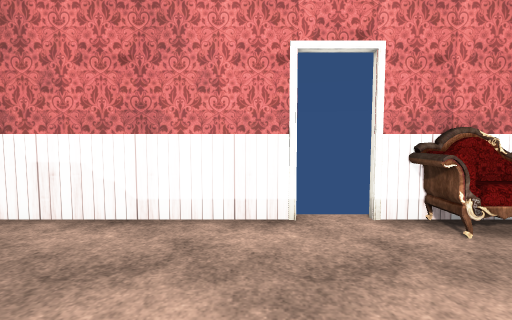
View 1 (above)

12 first-person views from a walk through a 3-D level made in the Unity game engine. The camera is 1.3 m above the floor, tilts 4° down and sees 85° across. The floor is counted in squares, 1 m on a side. Each view is taken from the middle of a square. On the plan, view 1 faces up. The plan holds only what a view shows up to about 13 squares ahead; the rest is blank. The player character is not drawn. Some animated figures are not drawn. Door leaves are left out, so doorways stand open. Some surface patterns are stand-ins.

View 2
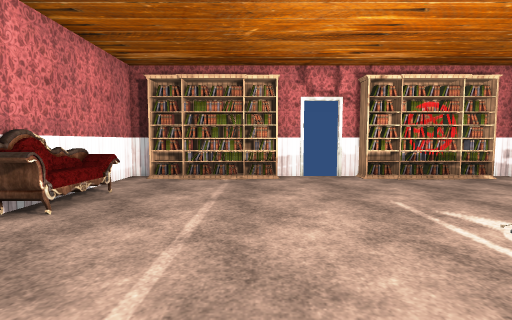

View 3
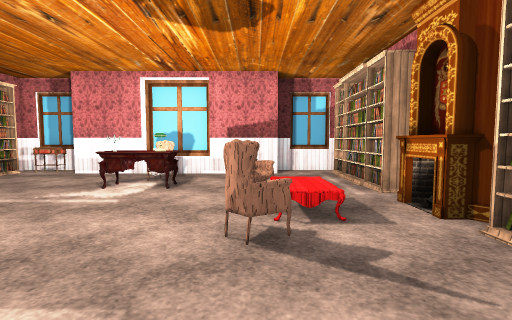

View 4
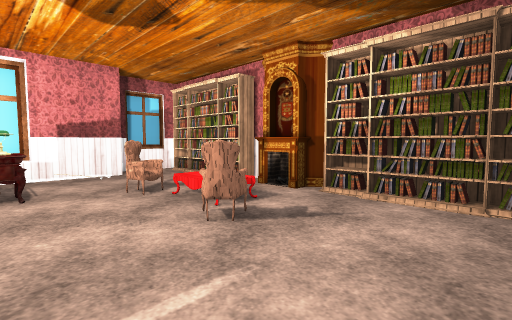

View 5
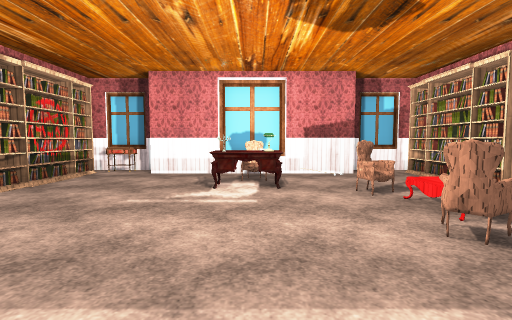

View 6
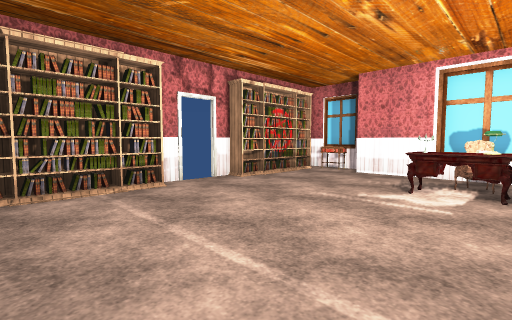

View 7
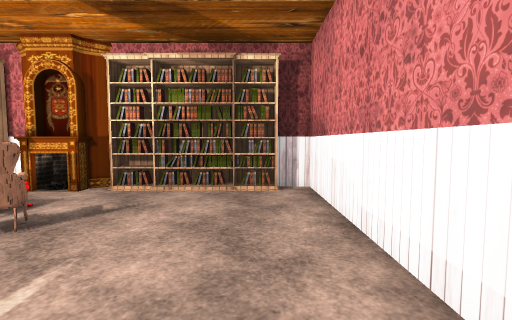

View 8
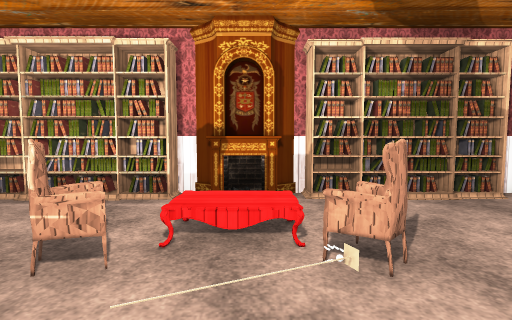

View 9
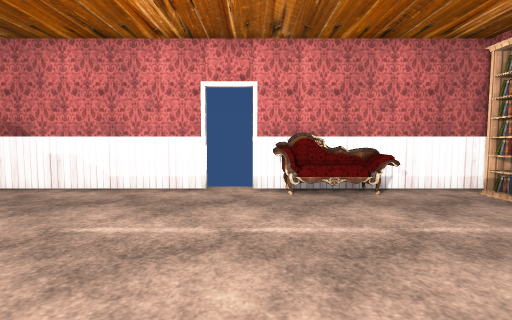

View 10
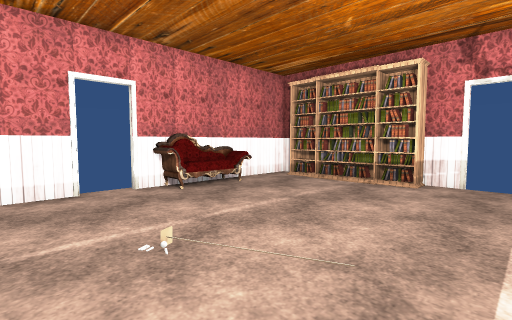

View 11
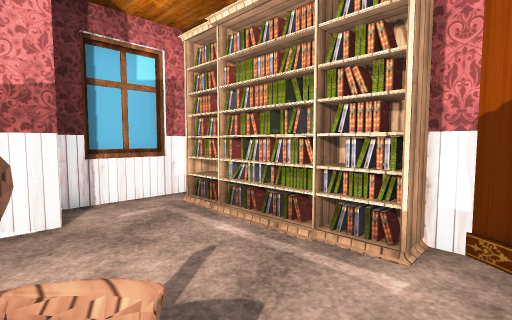

View 12
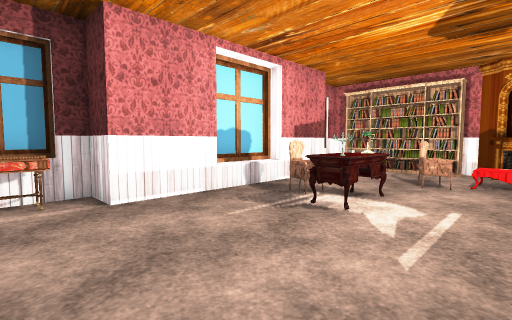

### Floor plan
Key: @ floor where view 1 was taken; # wall or solid block; . floor; D open door; ^ raised ledge; S sofa; B bookshelf; K books; C chair; F fireplace; E desk; T table; O other object.
Columns run from 6 left of view 1 to 8 right of it. Each row starts with its distance up from view 1.
  5 #######DD######
  4 #......DDSSS..#
  3 #B............B
  2 #B............B
  1 BB............B
  0 #B....@.......B
 -1 #...C.........#
 -2 #F.O..O.......D
 -3 #F.O..........D
 -4 #B..C..EE.....#
 -5 #B....EOO.....B
 -6 #B.....C......B
 -7 #B............K
 -8 #B.###^^^###..#
 -9 ####  ###  ##T#
-10               #

Where each view was taken, in squares from view 1:
view 1: 0 up, 0 right, facing up
view 2: 0 up, 2 left, facing right
view 3: 3 up, 2 left, facing down
view 4: 3 up, 1 right, facing down-left
view 5: 3 up, 1 right, facing down
view 6: 3 up, 0 right, facing down-right
view 7: 3 up, 2 right, facing left
view 8: 2 down, 1 right, facing left
view 9: 3 down, 2 right, facing up
view 10: 3 down, 1 left, facing up-right
view 11: 3 down, 2 left, facing down-left
view 12: 2 down, 7 right, facing down-left
